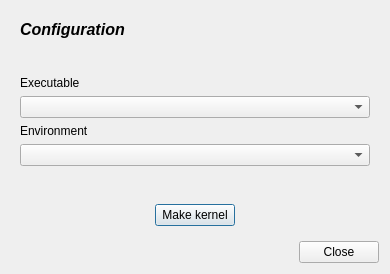
<?xml version="1.0" encoding="UTF-8"?>
<!--
######################################################################################################################
# Copyright (C) 2017-2022 Spine project consortium
# Copyright Spine Toolbox contributors
# This file is part of Spine Toolbox.
# Spine Toolbox is free software: you can redistribute it and\/or modify it under the terms of the GNU Lesser General
# Public License as published by the Free Software Foundation, either version 3 of the License, or (at your option)
# any later version. This program is distributed in the hope that it will be useful, but WITHOUT ANY WARRANTY;
# without even the implied warranty of MERCHANTABILITY or FITNESS FOR A PARTICULAR PURPOSE. See the GNU Lesser General
# Public License for more details. You should have received a copy of the GNU Lesser General Public License along with
# this program. If not, see <http:\/\/www.gnu.org\/licenses\/>.
######################################################################################################################
-->
<ui version="4.0">
 <class>Dialog</class>
 <widget class="QDialog" name="Dialog">
  <property name="geometry">
   <rect>
    <x>0</x>
    <y>0</y>
    <width>390</width>
    <height>274</height>
   </rect>
  </property>
  <property name="windowTitle">
   <string>Julia Kernel Manager</string>
  </property>
  <layout class="QVBoxLayout" name="verticalLayout_3">
   <item>
    <widget class="QStackedWidget" name="stackedWidget">
     <property name="currentIndex">
      <number>0</number>
     </property>
     <widget class="QWidget" name="page">
      <layout class="QVBoxLayout" name="verticalLayout">
       <item>
        <widget class="QLabel" name="label_message">
         <property name="font">
          <font>
           <pointsize>12</pointsize>
           <italic>true</italic>
           <bold>true</bold>
          </font>
         </property>
         <property name="text">
          <string>Configuration</string>
         </property>
        </widget>
       </item>
       <item>
        <spacer name="verticalSpacer">
         <property name="orientation">
          <enum>Qt::Orientation::Vertical</enum>
         </property>
         <property name="sizeHint" stdset="0">
          <size>
           <width>20</width>
           <height>40</height>
          </size>
         </property>
        </spacer>
       </item>
       <item>
        <layout class="QVBoxLayout" name="verticalLayout_6">
         <item>
          <widget class="QLabel" name="label">
           <property name="text">
            <string>Executable</string>
           </property>
          </widget>
         </item>
         <item>
          <widget class="QComboBox" name="comboBox_julia_executable">
           <property name="styleSheet">
            <string notr="true">QComboBox[invalid=&quot;true&quot;] {color: red;}</string>
           </property>
          </widget>
         </item>
         <item>
          <widget class="QLabel" name="label_3">
           <property name="text">
            <string>Environment</string>
           </property>
          </widget>
         </item>
         <item>
          <widget class="QComboBox" name="comboBox_julia_environment">
           <property name="styleSheet">
            <string notr="true">QComboBox[invalid=&quot;true&quot;] {color: red;}</string>
           </property>
          </widget>
         </item>
        </layout>
       </item>
       <item>
        <spacer name="verticalSpacer_4">
         <property name="orientation">
          <enum>Qt::Orientation::Vertical</enum>
         </property>
         <property name="sizeHint" stdset="0">
          <size>
           <width>20</width>
           <height>40</height>
          </size>
         </property>
        </spacer>
       </item>
       <item>
        <layout class="QHBoxLayout" name="horizontalLayout_3">
         <item>
          <spacer name="horizontalSpacer">
           <property name="orientation">
            <enum>Qt::Orientation::Horizontal</enum>
           </property>
           <property name="sizeHint" stdset="0">
            <size>
             <width>40</width>
             <height>20</height>
            </size>
           </property>
          </spacer>
         </item>
         <item>
          <widget class="QPushButton" name="pushButton_make_kernel">
           <property name="text">
            <string>Make kernel</string>
           </property>
           <property name="icon">
            <iconset resource="resources/resources_icons.qrc">
             <normaloff>:/symbols/Jupyter-logo.svg</normaloff>:/symbols/Jupyter-logo.svg</iconset>
           </property>
          </widget>
         </item>
         <item>
          <spacer name="horizontalSpacer_2">
           <property name="orientation">
            <enum>Qt::Orientation::Horizontal</enum>
           </property>
           <property name="sizeHint" stdset="0">
            <size>
             <width>40</width>
             <height>20</height>
            </size>
           </property>
          </spacer>
         </item>
        </layout>
       </item>
      </layout>
     </widget>
     <widget class="QWidget" name="page_2">
      <layout class="QVBoxLayout" name="verticalLayout_2">
       <item>
        <widget class="QLabel" name="label_status">
         <property name="font">
          <font>
           <pointsize>12</pointsize>
           <italic>true</italic>
           <bold>true</bold>
          </font>
         </property>
         <property name="text">
          <string>Creating kernel</string>
         </property>
        </widget>
       </item>
       <item>
        <widget class="QProgressBar" name="progressBar">
         <property name="value">
          <number>0</number>
         </property>
        </widget>
       </item>
       <item>
        <widget class="QLabel" name="label_in_progress_msg">
         <property name="text">
          <string>This operation may take up to 5 minutes. Please be patient.</string>
         </property>
        </widget>
       </item>
       <item>
        <widget class="QTextBrowser" name="textBrowser"/>
       </item>
       <item>
        <spacer name="verticalSpacer_3">
         <property name="orientation">
          <enum>Qt::Orientation::Vertical</enum>
         </property>
         <property name="sizeHint" stdset="0">
          <size>
           <width>20</width>
           <height>40</height>
          </size>
         </property>
        </spacer>
       </item>
      </layout>
     </widget>
     <widget class="QWidget" name="page_3">
      <layout class="QVBoxLayout" name="verticalLayout_4">
       <item>
        <layout class="QHBoxLayout" name="horizontalLayout_2">
         <item>
          <widget class="QLabel" name="label_success_icon">
           <property name="sizePolicy">
            <sizepolicy hsizetype="Fixed" vsizetype="Fixed">
             <horstretch>0</horstretch>
             <verstretch>0</verstretch>
            </sizepolicy>
           </property>
           <property name="minimumSize">
            <size>
             <width>16</width>
             <height>16</height>
            </size>
           </property>
           <property name="maximumSize">
            <size>
             <width>16</width>
             <height>16</height>
            </size>
           </property>
           <property name="text">
            <string/>
           </property>
           <property name="pixmap">
            <pixmap resource="resources/resources_icons.qrc">:/icons/menu_icons/check_green.svg</pixmap>
           </property>
           <property name="scaledContents">
            <bool>true</bool>
           </property>
          </widget>
         </item>
         <item>
          <widget class="QLabel" name="label_success_status">
           <property name="font">
            <font>
             <pointsize>12</pointsize>
             <italic>true</italic>
             <bold>true</bold>
            </font>
           </property>
           <property name="text">
            <string>Kernel created successfully!</string>
           </property>
          </widget>
         </item>
         <item>
          <spacer name="horizontalSpacer_3">
           <property name="orientation">
            <enum>Qt::Orientation::Horizontal</enum>
           </property>
           <property name="sizeHint" stdset="0">
            <size>
             <width>40</width>
             <height>20</height>
            </size>
           </property>
          </spacer>
         </item>
        </layout>
       </item>
       <item>
        <spacer name="verticalSpacer_2">
         <property name="orientation">
          <enum>Qt::Orientation::Vertical</enum>
         </property>
         <property name="sizeHint" stdset="0">
          <size>
           <width>20</width>
           <height>40</height>
          </size>
         </property>
        </spacer>
       </item>
       <item>
        <layout class="QVBoxLayout" name="verticalLayout_5">
         <item>
          <widget class="QLabel" name="label_4">
           <property name="text">
            <string>Executable</string>
           </property>
          </widget>
         </item>
         <item>
          <widget class="QLabel" name="label_executable">
           <property name="text">
            <string>julia.exe</string>
           </property>
          </widget>
         </item>
         <item>
          <widget class="QLabel" name="label_2">
           <property name="text">
            <string>Environment</string>
           </property>
          </widget>
         </item>
         <item>
          <widget class="QLabel" name="label_environment">
           <property name="text">
            <string>@.</string>
           </property>
          </widget>
         </item>
        </layout>
       </item>
      </layout>
     </widget>
    </widget>
   </item>
   <item>
    <layout class="QHBoxLayout" name="horizontalLayout">
     <item>
      <spacer name="horizontalSpacer_5">
       <property name="orientation">
        <enum>Qt::Orientation::Horizontal</enum>
       </property>
       <property name="sizeHint" stdset="0">
        <size>
         <width>40</width>
         <height>20</height>
        </size>
       </property>
      </spacer>
     </item>
     <item>
      <widget class="QPushButton" name="pushButton_close">
       <property name="text">
        <string>Close</string>
       </property>
      </widget>
     </item>
    </layout>
   </item>
  </layout>
 </widget>
 <tabstops>
  <tabstop>comboBox_julia_executable</tabstop>
  <tabstop>comboBox_julia_environment</tabstop>
  <tabstop>pushButton_make_kernel</tabstop>
  <tabstop>pushButton_close</tabstop>
  <tabstop>textBrowser</tabstop>
 </tabstops>
 <resources>
  <include location="resources/resources_icons.qrc"/>
 </resources>
 <connections/>
</ui>
